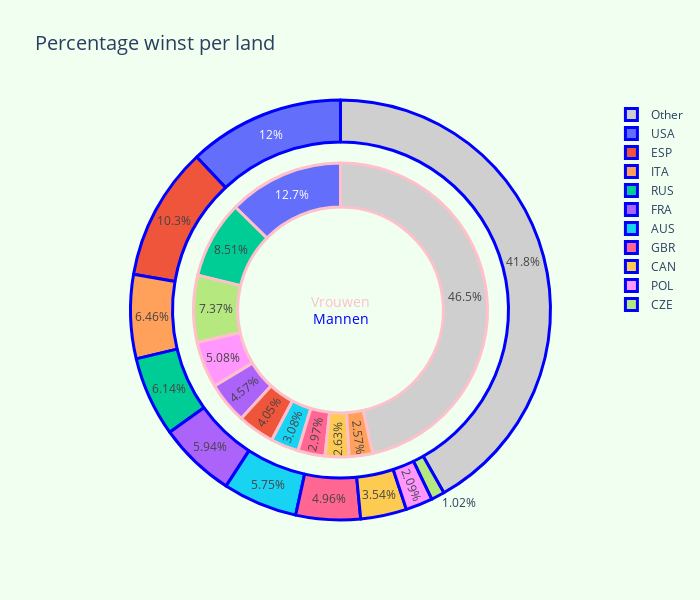

Notebook source saved alongside this figure:
### Markdown cell above
#### Argument 2: Afkomst

### Code cell
import pandas as pd
import plotly.graph_objects as go

# Data laden
df = pd.read_csv('../combined_cleaned_tennis_data.csv')

# Filter wedstrijden tussen verschillende nationaliteiten
df = df[df['winner_ioc'] != df['loser_ioc']]

# Overwinningen per geslacht en land filteren
wins_per_country_gender = df.groupby(['winner_ioc', 'gender']).size().unstack(fill_value=0)

# Top 10 landen met de meeste overwinningen selecteren
top_countries = wins_per_country_gender.sum(axis=1).nlargest(10).index
top_wins_per_country_gender = wins_per_country_gender.loc[top_countries]

# 'Overig' toevoegen voor de overige landen
other_wins_per_country_gender = wins_per_country_gender.loc[~wins_per_country_gender.index.isin(top_countries)].sum()
top_wins_per_country_gender.loc['Other'] = other_wins_per_country_gender

# Kleurenpaletten
cmap = ['#636EFA', '#EF553B', '#00CC96', '#AB63FA', '#FFA15A', '#19D3F3', '#FF6692', '#B6E880', '#FF97FF', '#FECB52', '#CFCFCF']

# Data voor mannen en vrouwen
men_values = top_wins_per_country_gender['Men']
women_values = top_wins_per_country_gender['Women']
labels = top_wins_per_country_gender.index

# Buitenste ring (mannen)
fig = go.Figure()
fig.add_trace(go.Pie(labels=labels, values=men_values, name="Mannen",
                     marker=dict(colors=cmap, line=dict(color='blue', width=3)),
                     hole=0.8, hoverinfo="label+percent+name", textinfo='percent', domain={'x': [0, 1], 'y': [0, 1]}))

# Binnenste ring (vrouwen)
fig.add_trace(go.Pie(labels=labels, values=women_values, name="Vrouwen",
                     marker=dict(colors=cmap, line=dict(color='pink', width=3)),
                     hole=0.7, hoverinfo="label+percent+name", textinfo='percent', domain={'x': [0.15, 0.85], 'y': [0.15, 0.85]}))


fig.update_layout(
    title_text="Percentage winst per land",
    title_font_size=20,  # Normale titelgrootte
    showlegend=True,
    annotations=[
        dict(text='Mannen', x=0.5, y=0.48, font_size=14, showarrow=False, font_color='blue'),
        dict(text='Vrouwen', x=0.5, y=0.52, font_size=14, showarrow=False, font_color='pink')
    ],
    width=700, 
    height=600,
    paper_bgcolor='honeydew',  # Achtergrondkleur van het papier
    plot_bgcolor='honeydew'
)

fig.show()

### Figure 1 — Plotly figure (JSON) as saved in the notebook; plotly's stock layout.template omitted (floating-point values rounded to 4 significant figures)
{"data": [{"domain": {"x": [0, 1], "y": [0, 1]}, "hole": 0.8, "hoverinfo": "label+percent+name", "labels": ["USA", "ESP", "RUS", "FRA", "ITA", "AUS", "GBR", "CZE", "POL", "CAN", "Other"], "marker": {"colors": ["#636EFA", "#EF553B", "#00CC96", "#AB63FA", "#FFA15A", "#19D3F3", "#FF6692", "#B6E880", "#FF97FF", "#FECB52", "#CFCFCF"], "line": {"color": "blue", "width": 3}}, "name": "Mannen", "textinfo": "percent", "type": "pie", "values": [305, 261, 156, 151, 164, 146, 126, 26, 53, 90, 1062]}, {"domain": {"x": [0.15, 0.85], "y": [0.15, 0.85]}, "hole": 0.7, "hoverinfo": "label+percent+name", "labels": ["USA", "ESP", "RUS", "FRA", "ITA", "AUS", "GBR", "CZE", "POL", "CAN", "Other"], "marker": {"colors": ["#636EFA", "#EF553B", "#00CC96", "#AB63FA", "#FFA15A", "#19D3F3", "#FF6692", "#B6E880", "#FF97FF", "#FECB52", "#CFCFCF"], "line": {"color": "pink", "width": 3}}, "name": "Vrouwen", "textinfo": "percent", "type": "pie", "values": [222, 71, 149, 80, 45, 54, 52, 129, 89, 46, 814]}], "layout": {"annotations": [{"font": {"color": "blue", "size": 14}, "showarrow": false, "text": "Mannen", "x": 0.5, "y": 0.48}, {"font": {"color": "pink", "size": 14}, "showarrow": false, "text": "Vrouwen", "x": 0.5, "y": 0.52}], "height": 600, "paper_bgcolor": "honeydew", "plot_bgcolor": "honeydew", "showlegend": true, "title": {"font": {"size": 20}, "text": "Percentage winst per land"}, "width": 700}}
